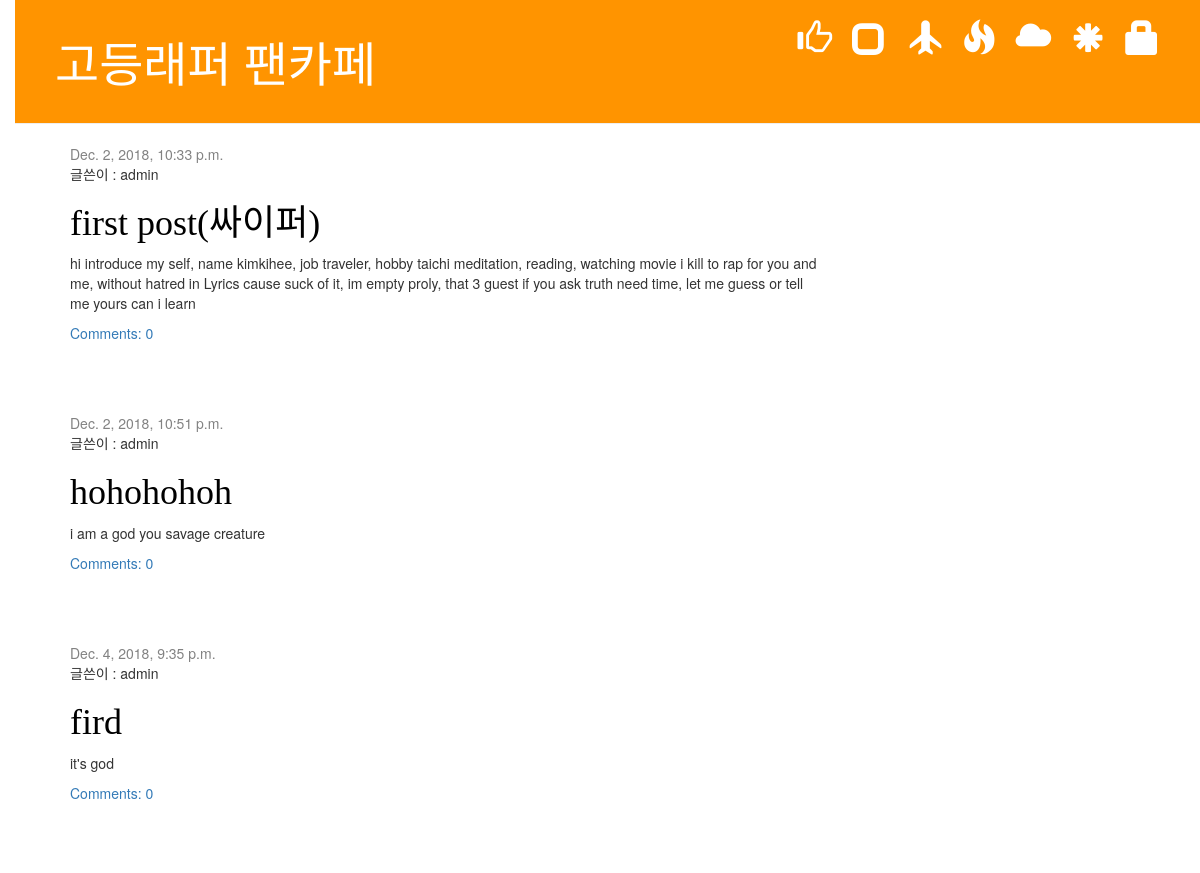
The app's page /, older data.
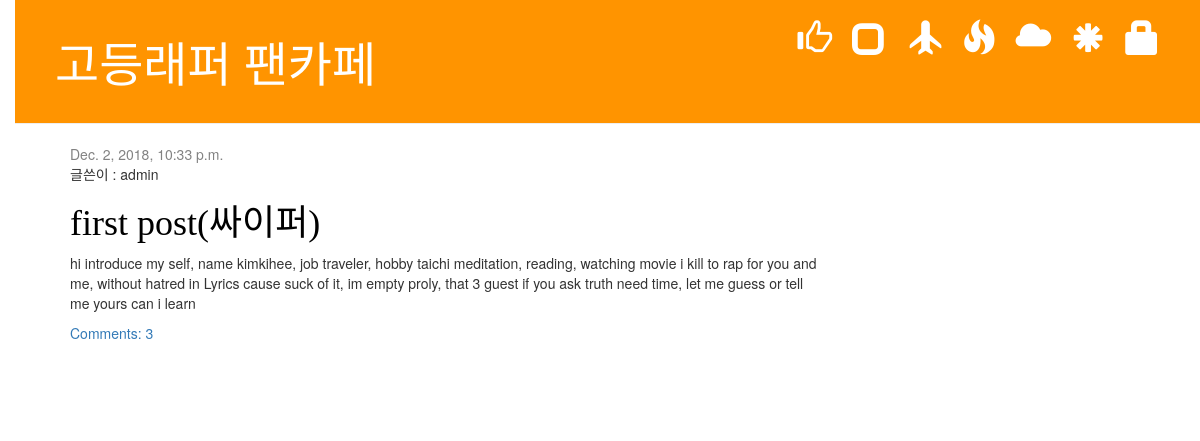
The same page, newer data.
### blog/models.py (models this page shows, shortened)
class Post(models.Model):
    author = models.ForeignKey('auth.User', on_delete=models.CASCADE)
    title = models.CharField(max_length=200)
    text = models.TextField()
    created_date = models.DateTimeField(
            default=timezone.now)
    published_date = models.DateTimeField(
            blank=True, null=True)
    def approved_comments(self):
        return self.comments.filter(approved_comment=True)

### blog/views.py (the view)
# urls.py: path('', views.post_list, name='post_list'),
def post_list(request):
    posts = Post.objects.filter(published_date__lte=timezone.now()).order_by('published_date')
    return render(request, 'blog/post_list.html', {'posts' : posts})

### blog/templates/blog/post_list.html
{% extends 'blog/base.html' %}
{% block content %}
    {% for post in posts %}
        <div class="post">
            <div class="date">
                {{ post.published_date }}
            </div>
            <p>글쓴이 : {{post.author }}</p>
            <h1><a href="{% url 'post_detail' pk=post.pk %}">{{ post.title }}</a></h1>
            <p>{{ post.text|linebreaksbr }}</p>
            <a href="{% url 'post_detail' pk=post.pk %}">Comments: {{ post.approved_comments.count }}</a>
        </div>
    {% endfor %}
{% endblock %}

### blog/templates/blog/base.html (shortened to what this page needs)
{% load static %}
<html>
    <head>
        <link rel="stylesheet" href="//maxcdn.bootstrapcdn.com/bootstrap/3.2.0/css/bootstrap.min.css">
        <link rel="stylesheet" href="//maxcdn.bootstrapcdn.com/bootstrap/3.2.0/css/bootstrap-theme.min.css">
        <link rel="stylesheet" href="{% static 'css/blog.css' %}">
    </head>
    <body>
        <div class="page-header">
            {% if user.is_authenticated %}
                <a href="{% url 'post_new' %}" class="top-menu"><span class="glyphicon glyphicon-plus"></span></a>
                <a href="{% url 'post_draft_list' %}" class="top-menu"><span class="glyphicon glyphicon-edit"></span></a>
                <p class="top-menu">안녕하세요 {{ user.username }}님 <small>(<a href="{% url 'logout' %}">Log out</a>)</small></p>
            {% else %}
                <a href="{% url 'login' %}" class="top-menu"><span class="glyphicon glyphicon-lock"></span></a>
                <a href="{% url 'space' %}" class="top-menu"><span class="glyphicon glyphicon-asterisk"></span></a>
                <a href="{% url 'space2' %}" class="top-menu"><span class="glyphicon glyphicon-cloud"></span></a>
                <a href="{% url 'space3' %}" class="top-menu"><span class="glyphicon glyphicon-fire"></span></a>
                <a href="{% url 'space4' %}" class="top-menu"><span class="glyphicon glyphicon-plane"></span></a>
                <a href="{% url 'space5' %}" class="top-menu"><span class="glyphicon glyphicon-unchecked"></span></a>
                <a href="{% url 'space6' %}" class="top-menu"><span class="glyphicon glyphicon-thumbs-up"></span></a>
            {% endif %}
            <h1><a href="/">고등래퍼 팬카페</a></h1>
        </div>
        <div class="content container">
            <div class="row">
                <div class="col-md-8">
                {% block content %}
                {% endblock %}
                </div>
            </div>
        </div>
    </body>
</html>

### blog/static/css/blog.css (style rules this page uses)
h1 a { color: #FCA205; font-family: 'Godo'; }
body { padding-left: 15px; }
.page-header { background-color: #ff9400; margin-top: 0; padding: 20px 20px 20px 40px; }
.page-header h1, .page-header h1 a, .page-header h1 a:visited, .page-header h1 a:active { color: #ffffff; font-size: 36pt; text-decoration: none; }
.content { margin-left: 40px; }
h1, h2, h3, h4 { font-family: 'Godo'; }
.date { color: #828282; }
.top-menu, .top-menu:hover, .top-menu:visited { color: #ffffff; float: right; font-size: 26pt; margin-right: 20px; }
.post { margin-bottom: 70px; }
.post h1 a, .post h1 a:visited { color: #000000; }

Row changes from the older to the newer data that the page shows:
removed Post: published_date "Dec. 2, 2018, 10:51 p.m.", author "admin", title "hohohohoh", text "i am a god you savage creature", approved_comments.count "0"
removed Post: published_date "Dec. 4, 2018, 9:35 p.m.", author "admin", title "fird", text "it's god", approved_comments.count "0"
computed for Post "first post(싸이퍼)": approved_comments.count "0" → "3"
